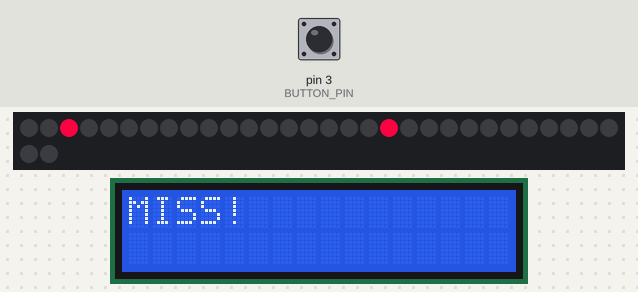
A sketch run on a simulated Arduino Uno, built with avr-gcc and run on an emulated ATmega328P. Parts: 32 RGB LEDs in strip order, left to right, continuing on the next row, 16×2 character LCD. The inputs (shaded band) are chosen by the test bench; at power-on: pin 3 (BUTTON_PIN) HIGH. What the sketch prints to the serial monitor is not drawn.

Above: at 1.2 s.
1.3 s: pin 3 (BUTTON_PIN) pulled LOW for 3.2 s
7.5 s: pin 3 (BUTTON_PIN) pulled LOW for 1 s
At 9.3 s:
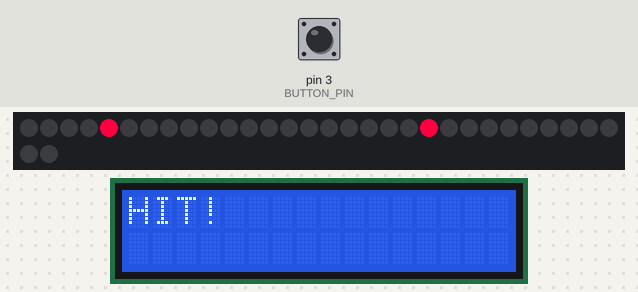

The sketch:

section_led.ino
```cpp
#include <Adafruit_NeoPixel.h>
#include <Wire.h>
#include <LiquidCrystal_I2C.h>

#define STRIP_PIN 2
#define BUTTON_PIN 3
#define NUM_PIXELS 32  // Two 16-pixel strips daisy-chained
#define CENTER_MIN 4
#define CENTER_MAX 8

Adafruit_NeoPixel strip(NUM_PIXELS, STRIP_PIN, NEO_GRB + NEO_KHZ800);
LiquidCrystal_I2C lcd(0x27, 16, 2);

uint8_t pos = 0;
bool lastButtonState = HIGH;
unsigned long lastMove = 0;
unsigned long lastDebounce = 0;
bool buttonHandled = false;

void setup() {
  Serial.begin(9600);
  pinMode(BUTTON_PIN, INPUT_PULLUP);
  strip.begin();
  strip.show();
  lcd.init();
  lcd.backlight();
  lcd.clear();
}

void loop() {
  bool buttonState = digitalRead(BUTTON_PIN);

      lcd.clear();
      lcd.setCursor(0, 0);
      if (pos >= CENTER_MIN && pos <= CENTER_MAX && buttonState==HIGH) {
        lcd.print("HIT!");
        delay(1000);
      }
      else {
        lcd.print("MISS!");
      }
      buttonHandled = true;

  lastButtonState = buttonState;

  Serial.print("btn=");
  Serial.print(buttonState);
  Serial.print(" pos=");
  Serial.println(pos);

  // Move pixel every 300ms without blocking
  if (millis() - lastMove >= 400) {
    lastMove = millis();

    pos++;
    if (pos >= 16) {
      pos = 0;
    }

    strip.clear();
    strip.setPixelColor(pos, strip.Color(255, 0, 64));       // First strip
    strip.setPixelColor(pos + 16, strip.Color(255, 0, 64));  // Second strip (mirror)
    strip.show();
  }
}
```
